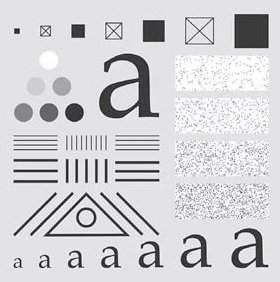
#> input picture a.jpg, 280 x 282 px, found by its file name
$ python Convolosi33.py
#> lines starting #> are read from the running program, lines starting #| are printed output that depends on the picture
import cv2
from matplotlib import pyplot as plt
import numpy as np

def Convolusi(f,w):
    baris = f.shape[0]
#> baris = 282
    kolom = f.shape[1]
#> kolom = 280
    g = np.zeros((baris,kolom))
    for y in range(baris):
        for x in range(kolom):
            g[y,x] = 0
            for i in range(3):
                yy =y+i-1
                if (yy<0)|(yy>=baris-1):
                    continue
                for j in range(3):
                    xx =x+j - 1
                    if (xx<0)|(xx>=kolom-1):
                        continue
                    g[y,x]=g[y,x]+f[yy,xx]*w[i,j]
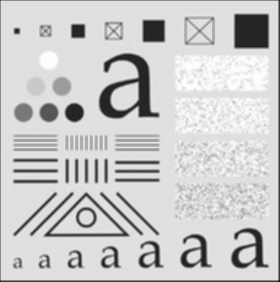
#> g: shape (282, 280) float64; min 25.22, max 255, mean 207.1; drawn with min black and max white
                #end for
            #end for
        #end for
    #end for
    g= np.uint8(np.floor(g))
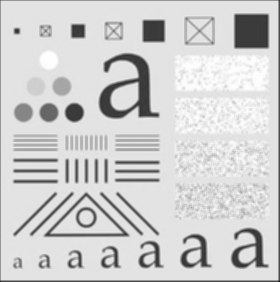
#> g: shape (282, 280); min 25, max 255, mean 206.7
    return g
# Membaca File Citra
f   = cv2.imread("a.jpg",cv2.IMREAD_GRAYSCALE)
w   = np.ones((3,3))/9

#   |1/9 1/9 1/9 |
#w =|1/9 1/9 1/9 |
#   |1/9 1/9 1/9 |

g = Convolusi(f,w)
cv2.imshow('Citra Asli', f)

cv2.imshow('Hasil Convolosi', g)
cv2.waitKey(0)
cv2.destroyAllWindows()
